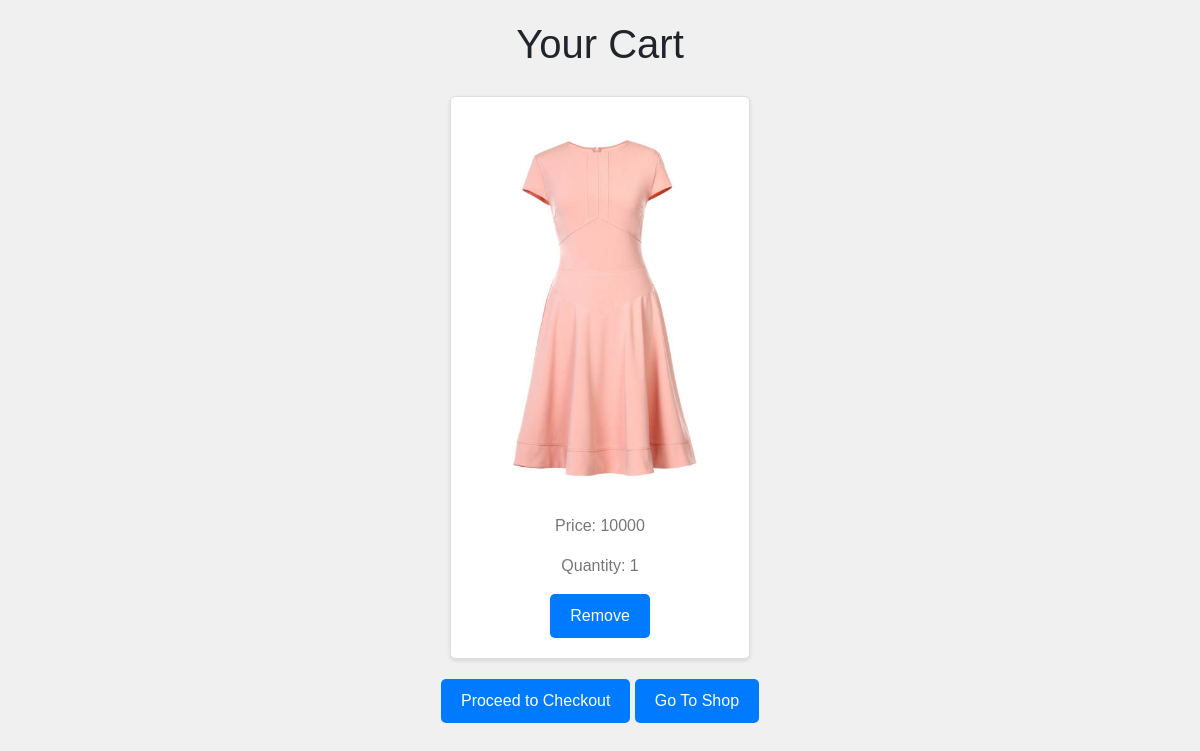
The app's page /cart/ (signed in) with its own data.
### shop/models.py (models this page shows, shortened)
class BaseModel(models.Model):
    created_at = models.DateTimeField(auto_now_add=True)
    updated_at = models.DateTimeField(auto_now=True)
    deleted_at = models.DateTimeField(blank=True, null=True, default=None)
    class Meta:
        abstract = True

class Cart(BaseModel):
    user = models.ForeignKey('authentication.User', on_delete=models.DO_NOTHING, related_name='cart_user')
    product = models.ForeignKey(Products, on_delete=models.DO_NOTHING)
    quantity = models.SmallIntegerField(default=0)
    class Meta:
        db_table = 'cart'
        indexes = [
            models.Index(fields=['id', 'deleted_at']),
        ]

class Products(BaseModel):
    name = models.CharField(max_length=300)
    price = models.SmallIntegerField()
    stock = models.SmallIntegerField()
    description = models.TextField(null=True, blank=True)
    image = models.ImageField(upload_to=image_path, null=True, blank=True)
    category = models.ForeignKey(Category, on_delete=models.DO_NOTHING, blank=True, null=True)
    tags = models.ManyToManyField(Tag, default=list, blank=True)
    class Meta:
        db_table = 'products'
        indexes = [
            models.Index(fields=['id', 'deleted_at']),
        ]

### shop/views.py (the view)
# urls.py: path('cart/', CartListView.as_view(), name='cart_list'),
class CartListView(ListView):
    model = Cart
    template_name = 'product/cart_list.html'
    context_object_name = 'cart_items'
    def get_queryset(self):
        return Cart.objects.filter(user=self.request.user)

### authentication/models.py (called while the page is built)
    def get_queryset(self):
        return super().get_queryset().filter(is_active=True)

### templates/product/cart_list.html (shortened to what this page needs)
{% extends "base.html" %}
{% block content %}
<h1>Your Cart</h1>
<div class="product-list">
    {% for item in cart_items %}
        <div class="product">
                <div>
                    <img src="/{{item.product.image}}">
                </div>
                <div>
                    <p>Price: {{item.product.price}}</p>
                    <p>Quantity: {{ item.quantity }}</p>
                    <a class="logout-button" href="{% url 'shop:remove_from_cart' pk=item.id %}" >Remove</a>
                </div>
        </div>
    {% empty %}
        <li>Your cart is empty.</li>
    {% endfor %}
</div>
<footer>
<a href="#" class="logout-button">Proceed to Checkout</a>
<a class="logout-button" href="{% url 'shop:product_list' %}" >Go To Shop</a>
</footer>
{% endblock %}

### templates/base.html (style rules this page uses)
.logout-button { display: inline-block; padding: 10px 20px; background-color: #007bff; color: #fff; text-decoration: none; border: none; border-radius: 5px; cursor: pointer; transition: background-color 0.3s ease; }

### templates/product/cart_list.html (style rules this page uses)
body { font-family: Arial, sans-serif; background-color: #f0f0f0; margin: 0; padding: 0; }
h1 { text-align: center; margin-top: 20px; }
.product-list { display: flex; flex-wrap: wrap; justify-content: center; gap: 20px; padding: 20px; }
.product { background-color: #fff; border: 1px solid #ddd; box-shadow: 0 2px 4px rgba(0, 0, 0, 0.1); padding: 20px; border-radius: 5px; width: 300px; text-align: center; overflow: hidden; }
.product p { color: #777; margin-top: 10px; }
img { max-width: 100%; height: auto; }
footer { text-align: center; }

### records on screen
Cart: product.image (picture), product.price "10000", quantity "1"
